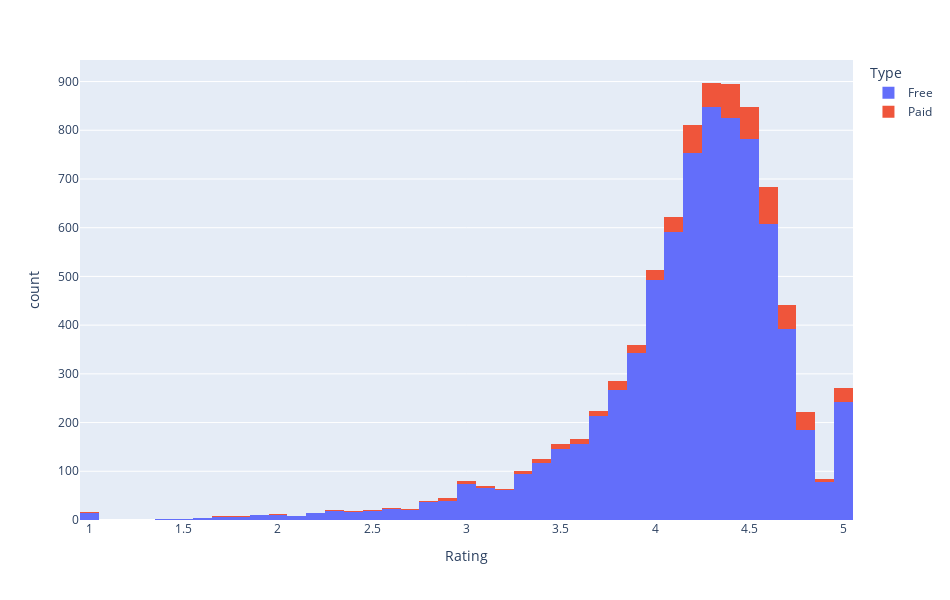

Notebook cell for this chart:
### Markdown cell above
## What is the distribution of the ratings?

### Code cell
vs.dist('Rating', 'Type')

### Figure 1 — Plotly figure (JSON) as saved in the notebook; plotly's stock layout.template omitted (floating-point values rounded to 4 significant figures; data arrays with more than 128 entries replaced by an {"elided": "..."} marker saying what was removed)
{"data": [{"alignmentgroup": "True", "bingroup": "x", "hovertemplate": "Type=Free<br>Rating=%{x}<br>count=%{y}<extra></extra>", "legendgroup": "Free", "marker": {"color": "#636efa", "pattern": {"shape": ""}}, "name": "Free", "offsetgroup": "Free", "orientation": "v", "showlegend": true, "type": "histogram", "x": {"elided": "8902 float values"}, "xaxis": "x", "yaxis": "y"}, {"alignmentgroup": "True", "bingroup": "x", "hovertemplate": "Type=Paid<br>Rating=%{x}<br>count=%{y}<extra></extra>", "legendgroup": "Paid", "marker": {"color": "#EF553B", "pattern": {"shape": ""}}, "name": "Paid", "offsetgroup": "Paid", "orientation": "v", "showlegend": true, "type": "histogram", "x": {"elided": "756 float values"}, "xaxis": "x", "yaxis": "y"}], "layout": {"barmode": "relative", "height": 600, "legend": {"title": {"text": "Type"}, "tracegroupgap": 0}, "margin": {"t": 60}, "width": 950, "xaxis": {"anchor": "y", "domain": [0, 1], "title": {"text": "Rating"}}, "yaxis": {"anchor": "x", "domain": [0, 1], "title": {"text": "count"}}}}
